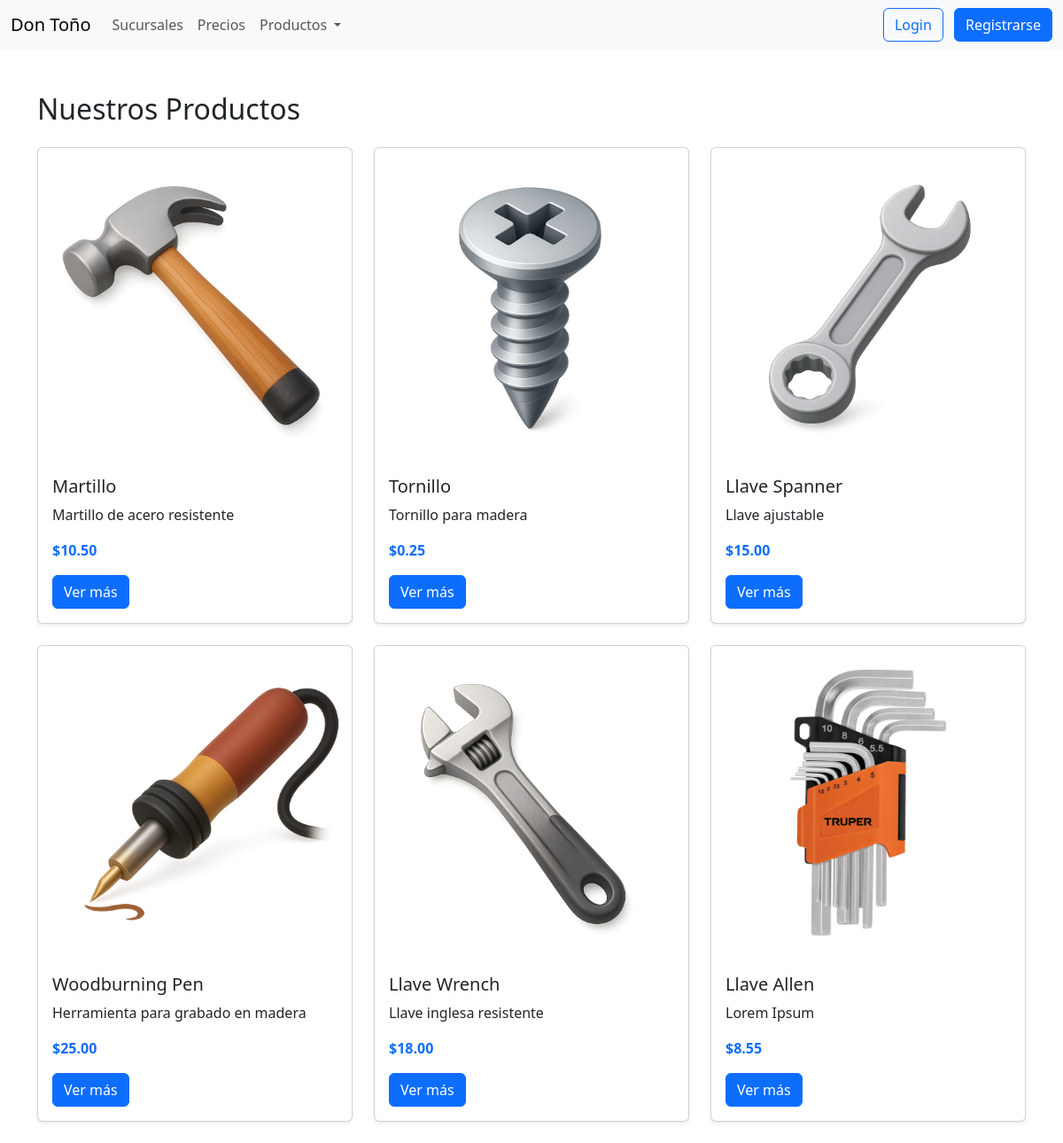
The page /productos.php on the database its author committed.
### tables this page shows
CREATE TABLE `productos` (
  `id` int(11) NOT NULL,
  `nombre` varchar(100) DEFAULT NULL,
  `descripcion` text DEFAULT NULL,
  `precio` decimal(10,2) DEFAULT NULL,
  `categoria` varchar(50) DEFAULT NULL,
  `stock` int(11) DEFAULT NULL,
  `imagen` varchar(255) DEFAULT NULL,
  `imagen2` varchar(255) DEFAULT NULL
);

### productos.php (the view, shortened to what this page needs)
<?php
include("php/conexion.php");
$sql = "SELECT * FROM productos";
$resultado = $conn->query($sql);
?>
<!DOCTYPE html>
<html lang="en">
<head>
    <link href="https://cdn.jsdelivr.net/npm/bootstrap@5.3.8/dist/css/bootstrap.min.css" rel="stylesheet">
    <link rel="stylesheet" href="https://cdnjs.cloudflare.com/ajax/libs/font-awesome/7.0.1/css/all.min.css">
    <link rel="stylesheet" href="styles/style.css">
</head>
<body>
    <?php require_once("components/navbar.php");?>
    <div class="container mt-5">
        <h2 class="mb-4">Nuestros Productos</h2>
        <div class="row">
            <?php while($producto = $resultado->fetch_assoc()): ?>
            <div class="col-md-4 mb-4">
                <div class="card h-100 shadow-sm">
                    <img src="img/productos/<?php echo $producto['imagen']; ?>" class="card-img-top h-100" alt="">
                    <div class="card-body">
                        <h5 class="card-title"><?php echo $producto['nombre']; ?></h5>
                        <p class="card-text">
                            <?php echo $producto['descripcion']; ?>
                        </p>
                        <p class="fw-bold text-primary">
                            $<?php echo $producto['precio']; ?>
                        </p>
                        <a href="#" class="btn btn-primary">Ver más</a>
                    </div>
                </div>
            </div>
            <?php endwhile; ?>
        </div>
    </div>
</body>
</html>

### components/navbar.php (shortened to what this page needs)
<nav class="navbar navbar-expand-lg bg-body-tertiary">
        <div class="container-fluid" >
            <a class="navbar-brand" href="index.php">Don Toño</a>
            <div class="collapse navbar-collapse" id="navbarNavDropdown">
                <ul class="navbar-nav">
                    <li class="nav-item">
                        <a class="nav-link" href="#">Sucursales</a>
                    </li>
                    <li class="nav-item">
                        <a class="nav-link" href="#">Precios</a>
                    </li>
                    <li class="nav-item dropdown">
                        <a class="nav-link dropdown-toggle" href="#" role="button" data-bs-toggle="dropdown" aria-expanded="false">
                        Productos
                    </a>
                    </li>
                </ul>
                <div class="ms-auto">
                    <?php if (isset($_SESSION['usuario_id'])): ?>
                        <div class="dropdown">
                            <a class="btn btn-outline-secondary dropdown-toggle d-flex align-items-center" href="#" role="button" data-bs-toggle="dropdown" aria-expanded="false">
                                <i class="fa-solid fa-circle-user me-2"></i>
                                <?php echo $_SESSION['nombre']; ?>
                            </a>
                            <ul class="dropdown-menu dropdown-menu-end">
                                <li>
                                    <a class="dropdown-item" href="#profile.php">
                                        <i class="fa-solid fa-id-card me-2"></i> Perfil
                                    </a>
                                </li>
                                <li><hr class="dropdown-divider"></li>
                                <li>
                                    <a class="dropdown-item text-danger" href="php/logout.php">
                                        <i class="fa-solid fa-right-from-bracket me-2"></i> Cerrar sesión
                                    </a>
                                </li>
                            </ul>
                        </div>
                    <?php else: ?>
                        <a class="btn btn-outline-primary me-2" href="login.html">Login</a>
                        <a class="btn btn-primary" href="registro.html">Registrarse</a>
                    <?php endif; ?>
                </div>
            </div>
        </div>
    </nav>

### rows shown on the page
productos: imagen (picture), nombre "Martillo", descripcion "Martillo de acero resistente", precio "10.50"
productos: imagen (picture), nombre "Tornillo", descripcion "Tornillo para madera", precio "0.25"
productos: imagen (picture), nombre "Llave Spanner", descripcion "Llave ajustable", precio "15.00"
productos: imagen (picture), nombre "Woodburning Pen", descripcion "Herramienta para grabado en madera", precio "25.00"
productos: imagen (picture), nombre "Llave Wrench", descripcion "Llave inglesa resistente", precio "18.00"
productos: imagen (picture), nombre "Llave Allen", descripcion "Lorem Ipsum", precio "8.55"
